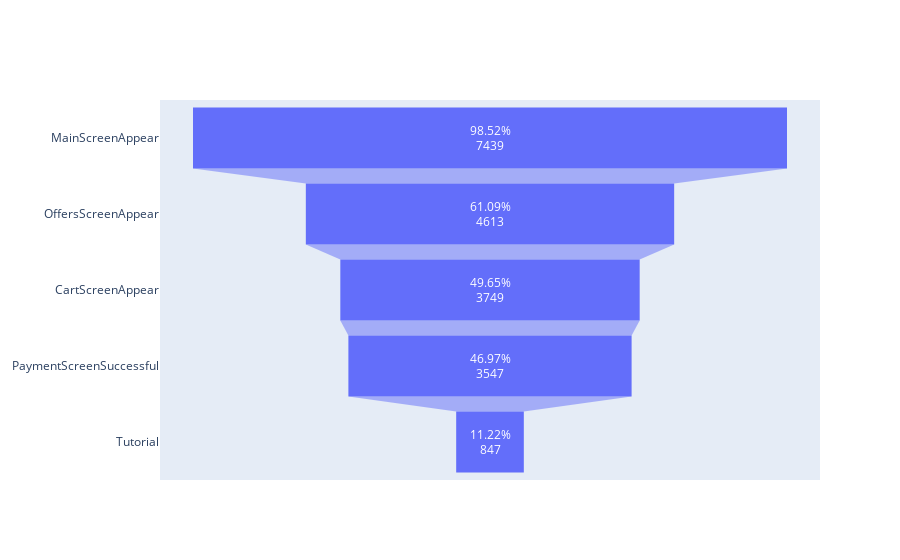

Here is the notebook cell this chart was saved with:
### Code cell
fig = go.Figure(go.Funnel(
    y = ['MainScreenAppear', 'OffersScreenAppear', 'CartScreenAppear', 'PaymentScreenSuccessful', 'Tutorial'],
    x = [7439, 4613, 3749, 3547, 847],
    text=proportion_users_per_event.sort_values(ascending=False).apply(lambda x: f'{x:.2f}%')
))
fig.show()

### Figure 1 — Plotly figure (JSON) as saved in the notebook; plotly's stock layout.template omitted (floating-point values rounded to 4 significant figures)
{"data": [{"text": ["98.52%", "61.09%", "49.65%", "46.97%", "11.22%"], "type": "funnel", "x": [7439, 4613, 3749, 3547, 847], "y": ["MainScreenAppear", "OffersScreenAppear", "CartScreenAppear", "PaymentScreenSuccessful", "Tutorial"]}], "layout": {}}
